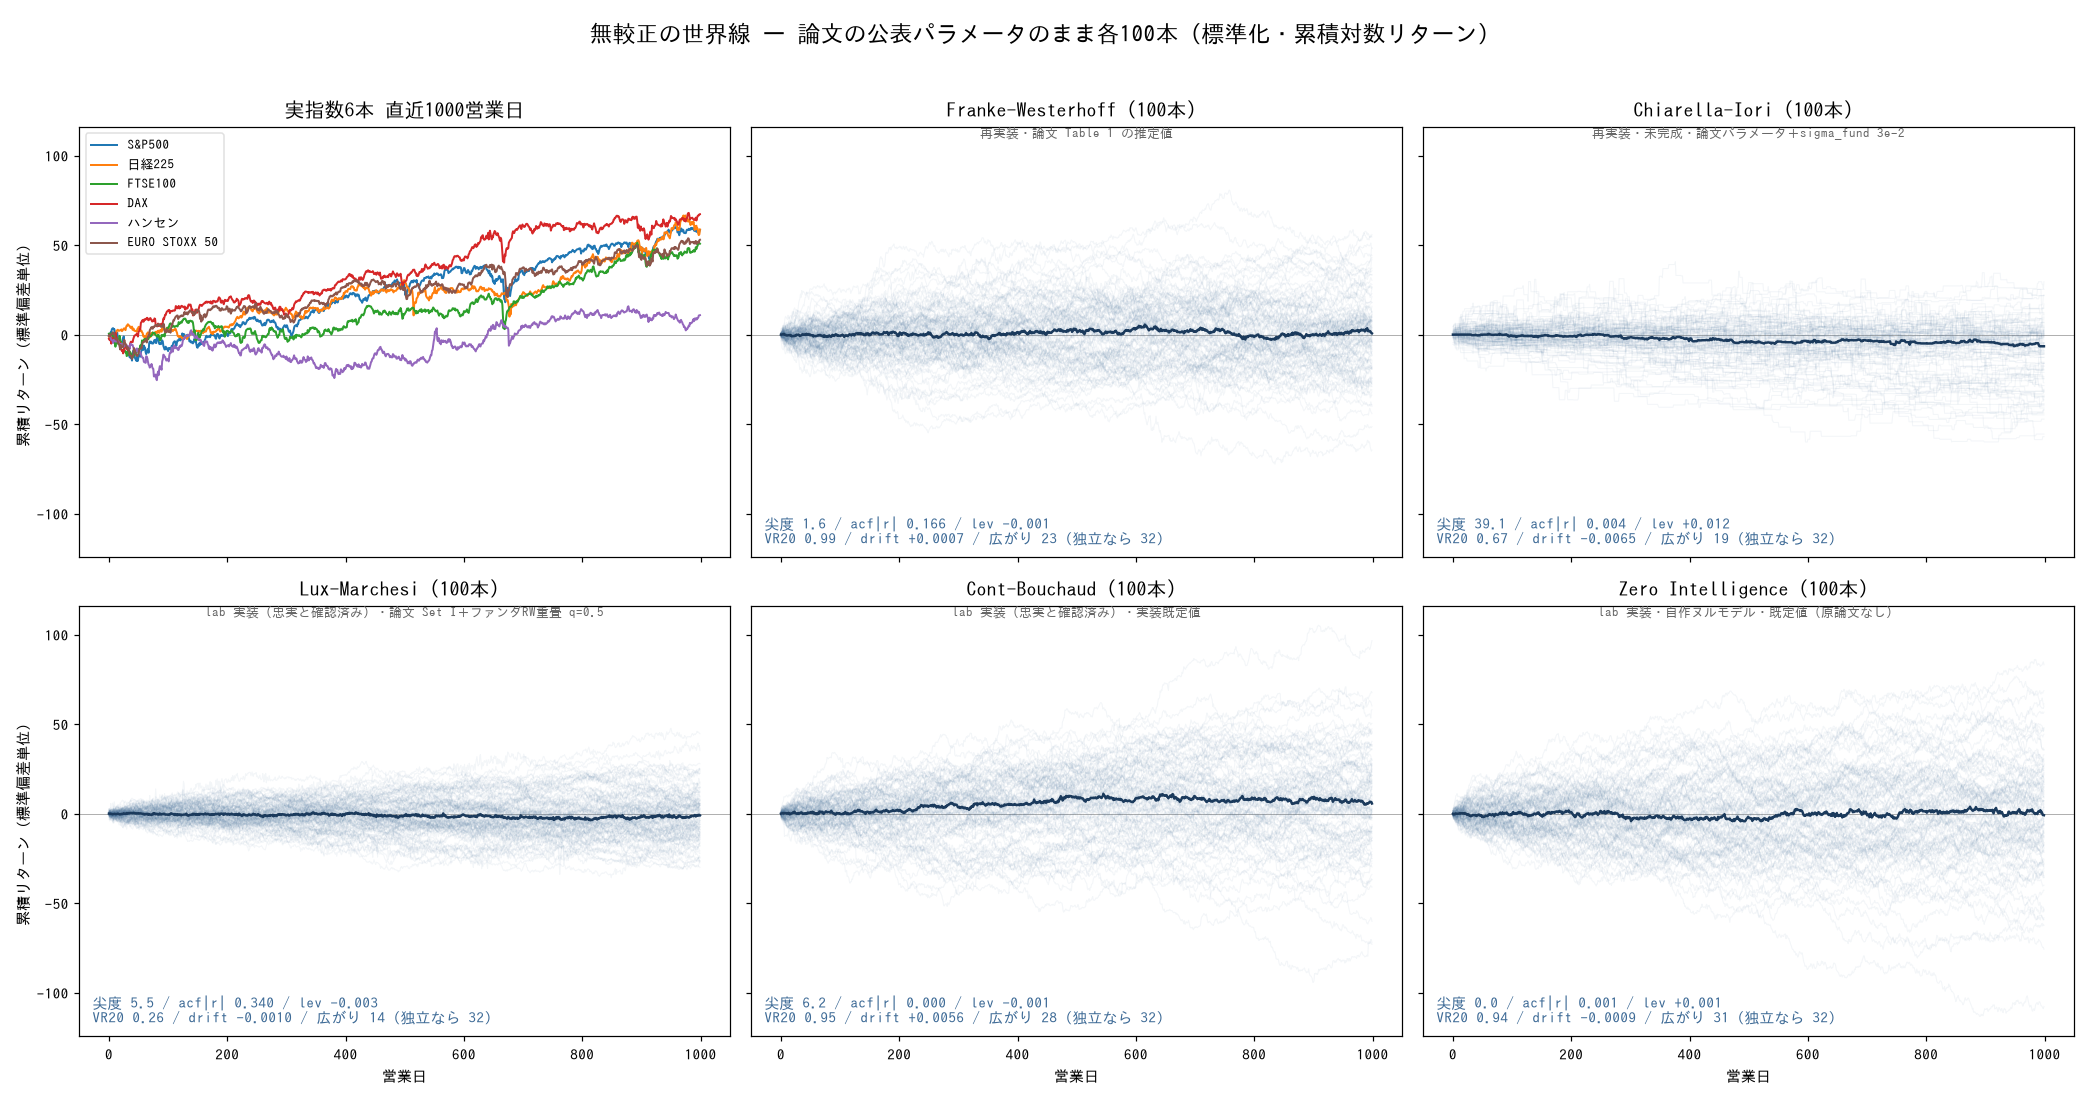

Recreate this plot in Python.
"""世界線図 — 実指数6本と、無較正のABM各100本の累積リターン。

v5 の較正済み世界線図（累積の図を人間が見て3つの欠陥を見つけたもの）の後継。
今回は**較正を一切しない**。各モデルを論文の公表パラメータ（無いものは実装既定値）
のまま走らせ、素の姿を並べる。較正していないので実データを重ねる意味はなく、
実データは1枚目に6指数をまとめて描くだけにする。

パネル構成:
    1枚目      6指数の直近1000営業日（各窓の標準偏差で標準化した累積対数リターン）
    2〜6枚目   ABM 100本（標準化・累積）。無較正。

**2箇所だけ、帯の広がりのための開示付き調整を入れてある**（較正ではない。
どちらもファンダメンタル価格の揺らぎであり、取引ダイナミクスには触れていない）:

  - Chiarella-Iori   sigma_fund 1e-3 → 3e-2（既存パラメータ。ファンダメンタルの
                     GBM ボラティリティ）。終端の広がり 10.6 → 19.4
  - Lux-Marchesi     論文設定は pf が定数で、価格がそこへ回帰するため
                     帯は原理的に開かない（Tf・sigma_mu を振っても 1.3 → 2.3 が限界）。
                     ファンダメンタルをランダムウォークにした場合の近似として、
                     リターンに σ = 0.5·std(r) の RW 増分を重畳する。
                     ミスプライシング動学は相対偏差 (pf−p)/p で定義されているので、
                     news の時間スケールが回帰より遅い限りこの重畳は良い近似。
                     終端の広がり 1.3 → 11.9、尖度 9.0 → 8.1

モデルの出どころは2系統ある:
    models/            論文から起こし直した再実装（FW は Table 2 検証済み、CI は未完成）
    financial-abm-lab  旧実装。LM・CB は論文と突き合わせて忠実と確認済み、
                       ZI は Gode-Sunder 型の自作ヌルモデル（原論文の推定値は無い）

financial-abm-lab の場所は環境変数 ABM_LAB で指定する（既定は
/workspace/yuitokyouni/financial-abm-lab）。見つからなければ lab 系の
3モデルは飛ばして、その旨をパネルに書く。

    python3 fetch.py        # 先にデータを取得しておく
    python3 worldlines.py   # → worldlines.png（10分ほど。LM が支配的）
"""

import glob
import json
import os
import sys

import numpy as np

HERE = os.path.dirname(os.path.abspath(__file__))
sys.path.insert(0, HERE)
LAB = os.environ.get("ABM_LAB", "/workspace/yuitokyouni/financial-abm-lab")
for p in glob.glob(os.path.join(LAB, "packages", "*")):
    sys.path.insert(0, p)

from facts import evaluate  # noqa: E402

WINDOW = 1000
N_PATHS = 100
SEEDS = range(1000, 1000 + N_PATHS)

INDICES = {"gspc": "S&P500", "n225": "日経225", "ftse": "FTSE100",
           "gdaxi": "DAX", "hsi": "ハンセン", "sx5e": "EURO STOXX 50"}


def load_index(name):
    d = json.load(open(os.path.join(HERE, "data", f"{name}.json")))
    d = d["chart"]["result"][0]
    c = np.array([x for x in d["indicators"]["quote"][0]["close"]
                  if x is not None], dtype=float)
    r = np.diff(np.log(c))
    r = r[np.isfinite(r)][-WINDOW:]
    return r / r.std()


# ---------------------------------------------------------------- モデル
# 各エントリ: (タイトル, 出どころの注記, seed -> リターン系列)

def model_specs():
    specs = []

    from models.franke_westerhoff import FrankeWesterhoffTPA
    specs.append(("Franke-Westerhoff", "再実装・論文 Table 1 の推定値",
                  lambda s: FrankeWesterhoffTPA(n_steps=WINDOW, burn_in=1000)
                  .run(seed=s)["returns"]))

    from models.chiarella_iori import ChiarellaIoriPerello, CIParams
    specs.append(("Chiarella-Iori", "再実装・未完成・論文パラメータ＋sigma_fund 3e-2",
                  lambda s: ChiarellaIoriPerello(n_steps=WINDOW, warmup=1000,
                                                 params=CIParams(sigma_fund=3e-2))
                  .run(seed=s)["returns"]))

    try:
        from abm_models.lux_marchesi import LuxMarchesi, Params
        from abm_models.cont_bouchaud import ContBouchaud
        from abm_models.zero_intelligence import ZeroIntelligence
    except ImportError:
        specs.append(("Lux-Marchesi / Cont-Bouchaud / Zero Intelligence",
                      f"ABM_LAB が見つからない（{LAB}）", None))
        return specs

    def lm_with_fund_walk(s, q=0.5):
        """論文 Set I ＋ ファンダメンタル RW の重畳（docstring 参照）。"""
        r = np.asarray(LuxMarchesi(n_integer_steps=int(WINDOW * 1.25),
                                   steps_per_unit=100, n_c_init=50,
                                   params=Params()).run(seed=s)["returns"], float)
        rng = np.random.default_rng(10**6 + s)
        return r + rng.normal(0.0, q * r.std(), r.size)

    specs.append(("Lux-Marchesi", "lab 実装（忠実と確認済み）・論文 Set I＋ファンダRW重畳 q=0.5",
                  lm_with_fund_walk))
    specs.append(("Cont-Bouchaud", "lab 実装（忠実と確認済み）・実装既定値",
                  lambda s: ContBouchaud(N=10000, c=0.9, a=0.01, lam=1.0,
                                         T=int(WINDOW * 1.25),
                                         report_every=10**9).run(seed=s)["returns"]))
    specs.append(("Zero Intelligence", "lab 実装・自作ヌルモデル・既定値（原論文なし）",
                  lambda s: ZeroIntelligence(n_agents=100, n_steps=int(WINDOW * 1.25),
                                             noise_scale=0.01, price_impact=0.01,
                                             tick_size=0.01).run(seed=s)["returns"]))
    return specs


def paths_of(build):
    """有効な（有限・分散非ゼロの）パスだけ標準化して返す。妥当性フィルタは掛けない。"""
    out, rows = [], []
    for s in SEEDS:
        try:
            r = np.asarray(build(s), dtype=float)
        except Exception:
            continue
        r = r[np.isfinite(r)][-WINDOW:]
        if r.size < WINDOW or r.std() == 0:
            continue
        rn = r / r.std()
        out.append(rn)
        rows.append(evaluate(rn))
    med = {k: float(np.nanmedian([x[k] for x in rows])) for k in rows[0]} if rows else {}
    return np.array(out), med


def annotate(med, n, spread):
    a = (f"尖度 {med['excess_kurtosis']:.1f} / acf|r| {med['acf_abs_1']:.3f}"
         f" / lev {med['leverage']:+.3f}\n"
         f"VR20 {med['variance_ratio_20']:.2f} / drift {med['drift']:+.4f}"
         f" / 広がり {spread:.0f}（独立なら {np.sqrt(WINDOW):.0f}）")
    if n < N_PATHS:
        a += f"  （有効 {n}/{N_PATHS} 本）"
    return a


def main():
    import matplotlib
    matplotlib.use("Agg")
    import matplotlib.pyplot as plt
    plt.rcParams["font.family"] = ["IPAGothic", "Noto Sans CJK JP", "DejaVu Sans"]

    fig, axes = plt.subplots(2, 3, figsize=(19, 10), sharex=True, sharey=True)
    axes = axes.ravel()

    # -------- 1枚目: 実指数6本
    ax = axes[0]
    cmap = plt.get_cmap("tab10")
    for i, (name, label) in enumerate(INDICES.items()):
        ax.plot(load_index(name).cumsum(), lw=1.3, color=cmap(i), label=label)
    ax.set_title("実指数6本 直近1000営業日", fontsize=13)
    ax.legend(fontsize=8.5, loc="upper left", framealpha=0.6)
    ax.axhline(0, color="#999", lw=0.5, zorder=0)

    # -------- 2〜6枚目: ABM 100本
    for ax, (title, note, build) in zip(axes[1:], model_specs()):
        if build is None:
            ax.text(0.5, 0.5, note, transform=ax.transAxes,
                    ha="center", fontsize=11)
            ax.set_title(title, fontsize=13)
            continue
        print(f"{title} …", flush=True)
        paths, med = paths_of(build)
        c = paths.cumsum(axis=1)
        for row in c:
            ax.plot(row, color="#3d6a96", alpha=0.06, lw=0.7)
        ax.plot(np.median(c, axis=0), color="#1b3a5c", lw=1.6)
        ax.set_title(f"{title}（{len(paths)}本）", fontsize=13)
        ax.text(0.5, 1.0, note, transform=ax.transAxes, ha="center",
                va="top", fontsize=8.5, color="#666")
        ax.text(0.02, 0.03, annotate(med, len(paths), float(np.std(c[:, -1]))),
                transform=ax.transAxes, fontsize=9.5, color="#3d6a96")
        ax.axhline(0, color="#999", lw=0.5, zorder=0)

    for ax in axes[3:]:
        ax.set_xlabel("営業日")
    for ax in axes[::3]:
        ax.set_ylabel("累積リターン（標準偏差単位）")
    fig.suptitle("無較正の世界線 — 論文の公表パラメータのまま各100本（標準化・累積対数リターン）",
                 fontsize=15)
    fig.tight_layout(rect=[0, 0, 1, 0.96])
    out = os.path.join(HERE, "worldlines.png")
    fig.savefig(out, dpi=110)
    print("→", out)


if __name__ == "__main__":
    main()
